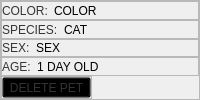
                              <widget class="QFrame" name="frame_15">
                               <property name="sizePolicy">
                                <sizepolicy hsizetype="Expanding" vsizetype="Expanding">
                                 <horstretch>0</horstretch>
                                 <verstretch>0</verstretch>
                                </sizepolicy>
                               </property>
                               <property name="styleSheet">
                                <string notr="true">font: 63 13pt &quot;Montserrat SemiBold&quot;;
color:rgb(0, 0, 0);</string>
                               </property>
                               <property name="frameShape">
                                <enum>QFrame::StyledPanel</enum>
                               </property>
                               <property name="frameShadow">
                                <enum>QFrame::Raised</enum>
                               </property>
                               <layout class="QVBoxLayout" name="verticalLayout_22">
                                <property name="spacing">
                                 <number>0</number>
                                </property>
                                <property name="leftMargin">
                                 <number>0</number>
                                </property>
                                <property name="topMargin">
                                 <number>0</number>
                                </property>
                                <property name="rightMargin">
                                 <number>0</number>
                                </property>
                                <property name="bottomMargin">
                                 <number>0</number>
                                </property>
                                <item>
                                 <widget class="QFrame" name="frame_32">
                                  <property name="sizePolicy">
                                   <sizepolicy hsizetype="Preferred" vsizetype="Expanding">
                                    <horstretch>0</horstretch>
                                    <verstretch>0</verstretch>
                                   </sizepolicy>
                                  </property>
                                  <property name="frameShape">
                                   <enum>QFrame::StyledPanel</enum>
                                  </property>
                                  <property name="frameShadow">
                                   <enum>QFrame::Raised</enum>
                                  </property>
                                  <layout class="QHBoxLayout" name="horizontalLayout_48">
                                   <property name="leftMargin">
                                    <number>0</number>
                                   </property>
                                   <property name="topMargin">
                                    <number>0</number>
                                   </property>
                                   <property name="rightMargin">
                                    <number>0</number>
                                   </property>
                                   <property name="bottomMargin">
                                    <number>0</number>
                                   </property>
                                   <item>
                                    <widget class="QLabel" name="label_17">
                                     <property name="sizePolicy">
                                      <sizepolicy hsizetype="Fixed" vsizetype="Preferred">
                                       <horstretch>0</horstretch>
                                       <verstretch>0</verstretch>
                                      </sizepolicy>
                                     </property>
                                     <property name="styleSheet">
                                      <string notr="true">font: 87 13pt &quot;Montserrat Black&quot;;
color:rgb(52, 52, 52);</string>
                                     </property>
                                     <property name="text">
                                      <string>COLOR:</string>
                                     </property>
                                    </widget>
                                   </item>
                                   <item>
                                    <widget class="QLabel" name="petColorLabel">
                                     <property name="sizePolicy">
                                      <sizepolicy hsizetype="Preferred" vsizetype="Expanding">
                                       <horstretch>0</horstretch>
                                       <verstretch>0</verstretch>
                                      </sizepolicy>
                                     </property>
                                     <property name="styleSheet">
                                      <string notr="true"/>
                                     </property>
                                     <property name="text">
                                      <string>COLOR</string>
                                     </property>
                                     <property name="alignment">
                                      <set>Qt::AlignLeading|Qt::AlignLeft|Qt::AlignVCenter</set>
                                     </property>
                                     <property name="wordWrap">
                                      <bool>true</bool>
                                     </property>
                                    </widget>
                                   </item>
                                  </layout>
                                 </widget>
                                </item>
                                <item>
                                 <widget class="QFrame" name="frame_30">
                                  <property name="sizePolicy">
                                   <sizepolicy hsizetype="Preferred" vsizetype="Expanding">
                                    <horstretch>0</horstretch>
                                    <verstretch>0</verstretch>
                                   </sizepolicy>
                                  </property>
                                  <property name="frameShape">
                                   <enum>QFrame::StyledPanel</enum>
                                  </property>
                                  <property name="frameShadow">
                                   <enum>QFrame::Raised</enum>
                                  </property>
                                  <layout class="QHBoxLayout" name="horizontalLayout_45">
                                   <property name="leftMargin">
                                    <number>0</number>
                                   </property>
                                   <property name="topMargin">
                                    <number>0</number>
                                   </property>
                                   <property name="rightMargin">
                                    <number>0</number>
                                   </property>
                                   <property name="bottomMargin">
                                    <number>0</number>
                                   </property>
                                   <item>
                                    <widget class="QLabel" name="label_14">
                                     <property name="sizePolicy">
                                      <sizepolicy hsizetype="Fixed" vsizetype="Preferred">
                                       <horstretch>0</horstretch>
                                       <verstretch>0</verstretch>
                                      </sizepolicy>
                                     </property>
                                     <property name="styleSheet">
                                      <string notr="true">font: 87 13pt &quot;Montserrat Black&quot;;
color:rgb(52, 52, 52);</string>
                                     </property>
                                     <property name="text">
                                      <string>SPECIES:</string>
                                     </property>
                                    </widget>
                                   </item>
                                   <item>
                                    <widget class="QLabel" name="speciesLabel">
                                     <property name="sizePolicy">
                                      <sizepolicy hsizetype="Preferred" vsizetype="Expanding">
                                       <horstretch>0</horstretch>
                                       <verstretch>0</verstretch>
                                      </sizepolicy>
                                     </property>
                                     <property name="styleSheet">
                                      <string notr="true"/>
                                     </property>
                                     <property name="text">
                                      <string>CAT</string>
                                     </property>
                                     <property name="alignment">
                                      <set>Qt::AlignLeading|Qt::AlignLeft|Qt::AlignVCenter</set>
                                     </property>
                                     <property name="wordWrap">
                                      <bool>true</bool>
                                     </property>
                                    </widget>
                                   </item>
                                  </layout>
                                 </widget>
                                </item>
                                <item>
                                 <widget class="QFrame" name="frame_34">
                                  <property name="sizePolicy">
                                   <sizepolicy hsizetype="Preferred" vsizetype="Expanding">
                                    <horstretch>0</horstretch>
                                    <verstretch>0</verstretch>
                                   </sizepolicy>
                                  </property>
                                  <property name="styleSheet">
                                   <string notr="true"/>
                                  </property>
                                  <property name="frameShape">
                                   <enum>QFrame::StyledPanel</enum>
                                  </property>
                                  <property name="frameShadow">
                                   <enum>QFrame::Raised</enum>
                                  </property>
                                  <layout class="QHBoxLayout" name="horizontalLayout_50">
                                   <property name="leftMargin">
                                    <number>0</number>
                                   </property>
                                   <property name="topMargin">
                                    <number>0</number>
                                   </property>
                                   <property name="rightMargin">
                                    <number>0</number>
                                   </property>
                                   <property name="bottomMargin">
                                    <number>0</number>
                                   </property>
                                   <item>
                                    <widget class="QLabel" name="label_19">
                                     <property name="sizePolicy">
                                      <sizepolicy hsizetype="Fixed" vsizetype="Fixed">
                                       <horstretch>0</horstretch>
                                       <verstretch>0</verstretch>
                                      </sizepolicy>
                                     </property>
                                     <property name="styleSheet">
                                      <string notr="true">font: 87 13pt &quot;Montserrat Black&quot;;
color:rgb(52, 52, 52);</string>
                                     </property>
                                     <property name="text">
                                      <string>SEX:</string>
                                     </property>
                                    </widget>
                                   </item>
                                   <item>
                                    <widget class="QLabel" name="petSexLabel">
                                     <property name="sizePolicy">
                                      <sizepolicy hsizetype="Preferred" vsizetype="Expanding">
                                       <horstretch>0</horstretch>
                                       <verstretch>0</verstretch>
                                      </sizepolicy>
                                     </property>
                                     <property name="styleSheet">
                                      <string notr="true"/>
                                     </property>
                                     <property name="text">
                                      <string>SEX</string>
                                     </property>
                                     <property name="alignment">
                                      <set>Qt::AlignLeading|Qt::AlignLeft|Qt::AlignVCenter</set>
                                     </property>
                                     <property name="wordWrap">
                                      <bool>true</bool>
                                     </property>
                                    </widget>
                                   </item>
                                  </layout>
                                 </widget>
                                </item>
                                <item>
                                 <widget class="QFrame" name="frame_35">
                                  <property name="sizePolicy">
                                   <sizepolicy hsizetype="Preferred" vsizetype="Expanding">
                                    <horstretch>0</horstretch>
                                    <verstretch>0</verstretch>
                                   </sizepolicy>
                                  </property>
                                  <property name="frameShape">
                                   <enum>QFrame::StyledPanel</enum>
                                  </property>
                                  <property name="frameShadow">
                                   <enum>QFrame::Raised</enum>
                                  </property>
                                  <layout class="QHBoxLayout" name="horizontalLayout_47">
                                   <property name="leftMargin">
                                    <number>0</number>
                                   </property>
                                   <property name="topMargin">
                                    <number>0</number>
                                   </property>
                                   <property name="rightMargin">
                                    <number>0</number>
                                   </property>
                                   <property name="bottomMargin">
                                    <number>0</number>
                                   </property>
                                   <item>
                                    <widget class="QLabel" name="label_20">
                                     <property name="sizePolicy">
                                      <sizepolicy hsizetype="Fixed" vsizetype="Preferred">
                                       <horstretch>0</horstretch>
                                       <verstretch>0</verstretch>
                                      </sizepolicy>
                                     </property>
                                     <property name="styleSheet">
                                      <string notr="true">font: 87 13pt &quot;Montserrat Black&quot;;
color:rgb(52, 52, 52);</string>
                                     </property>
                                     <property name="text">
                                      <string>AGE:</string>
                                     </property>
                                    </widget>
                                   </item>
                                   <item>
                                    <widget class="QLabel" name="petAgeLabel">
                                     <property name="sizePolicy">
                                      <sizepolicy hsizetype="Preferred" vsizetype="Expanding">
                                       <horstretch>0</horstretch>
                                       <verstretch>0</verstretch>
                                      </sizepolicy>
                                     </property>
                                     <property name="styleSheet">
                                      <string notr="true"/>
                                     </property>
                                     <property name="text">
                                      <string>1 DAY OLD</string>
                                     </property>
                                     <property name="alignment">
                                      <set>Qt::AlignLeading|Qt::AlignLeft|Qt::AlignVCenter</set>
                                     </property>
                                     <property name="wordWrap">
                                      <bool>true</bool>
                                     </property>
                                    </widget>
                                   </item>
                                  </layout>
                                 </widget>
                                </item>
                                <item alignment="Qt::AlignLeft">
                                 <widget class="QFrame" name="frame_58">
                                  <property name="frameShape">
                                   <enum>QFrame::StyledPanel</enum>
                                  </property>
                                  <property name="frameShadow">
                                   <enum>QFrame::Raised</enum>
                                  </property>
                                  <layout class="QHBoxLayout" name="horizontalLayout_81">
                                   <property name="spacing">
                                    <number>0</number>
                                   </property>
                                   <property name="leftMargin">
                                    <number>0</number>
                                   </property>
                                   <property name="topMargin">
                                    <number>0</number>
                                   </property>
                                   <property name="rightMargin">
                                    <number>0</number>
                                   </property>
                                   <property name="bottomMargin">
                                    <number>0</number>
                                   </property>
                                   <item>
                                    <widget class="QToolButton" name="petProfileDeleteBtn">
                                     <property name="styleSheet">
                                      <string notr="true">
#petProfileDeleteBtn{
font: 87 13pt &quot;Montserrat Black&quot;;
color:rgb(52, 52, 52);
background:transparent;
}
#petProfileDeleteBtn:hover{
color:rgb(98, 98, 98);

}</string>
                                     </property>
                                     <property name="text">
                                      <string>DELETE PET</string>
                                     </property>
                                     <property name="icon">
                                      <iconset resource="../resource.qrc">
                                       <normaloff>:/Icons/Icons/deleteBlack.png</normaloff>:/Icons/Icons/deleteBlack.png</iconset>
                                     </property>
                                     <property name="iconSize">
                                      <size>
                                       <width>30</width>
                                       <height>30</height>
                                      </size>
                                     </property>
                                     <property name="toolButtonStyle">
                                      <enum>Qt::ToolButtonTextBesideIcon</enum>
                                     </property>
                                    </widget>
                                   </item>
                                  </layout>
                                 </widget>
                                </item>
                               </layout>
                              </widget>
